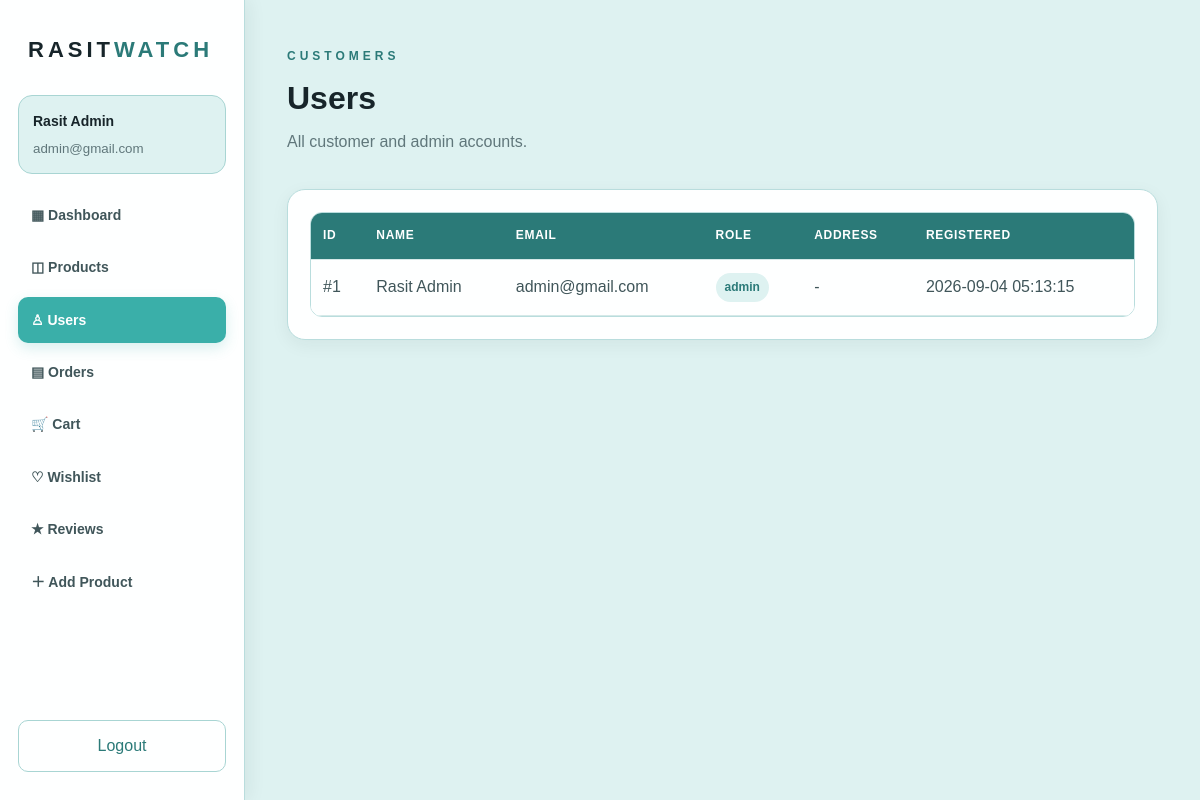
The page /admin/users.php (signed in) on the database its author committed.
### tables this page shows
CREATE TABLE users(id INT AUTO_INCREMENT PRIMARY KEY,name VARCHAR(120) NOT NULL,email VARCHAR(190) NOT NULL UNIQUE,password VARCHAR(255) NOT NULL,role ENUM("customer","admin") NOT NULL DEFAULT "customer",address TEXT,created_at TIMESTAMP DEFAULT CURRENT_TIMESTAMP);

### includes/functions.php (called while the page is built, shortened)
<?php
function e(string $v): string { return htmlspecialchars($v, ENT_QUOTES, 'UTF-8'); }

### admin/users.php (the view)
<?php require_once '../config/database.php';require_once '../includes/functions.php';require_admin();$pageTitle='Users';$active='users';$users=$pdo->query("SELECT id,name,email,role,address,created_at FROM users ORDER BY id DESC")->fetchAll();require 'header.php';?><div class="admin-top"><div><span class="eyebrow">Customers</span><h1>Users</h1><p>All customer and admin accounts.</p></div></div><section class="admin-card"><div class="table-scroll"><table class="admin-table"><thead><tr><th>ID</th><th>Name</th><th>Email</th><th>Role</th><th>Address</th><th>Registered</th></tr></thead><tbody><?php foreach($users as $u):?><tr><td>#<?=$u['id']?></td><td><?=e($u['name'])?></td><td><?=e($u['email'])?></td><td><span class="status"><?=e($u['role'])?></span></td><td><?=e($u['address']?:'-')?></td><td><?=e($u['created_at'])?></td></tr><?php endforeach;?></tbody></table></div></section><?php require 'footer.php';

### admin/header.php
<?php require_once '../config/database.php'; require_once '../includes/functions.php'; require_admin(); if(!isset($pageTitle))$pageTitle='Admin'; $active=$active??''; ?><!doctype html><html lang="en"><head><meta charset="utf-8"><meta name="viewport" content="width=device-width,initial-scale=1"><title><?=e($pageTitle)?> | Rasit Watch Admin</title><link rel="stylesheet" href="../assets/css/style.css"><link rel="stylesheet" href="admin.css"></head><body class="admin-body"><div class="admin-shell"><aside class="admin-side"><div class="admin-logo"><span>RASIT</span><strong>WATCH</strong></div><div class="admin-user"><b><?=e($_SESSION['admin_user']['name']??'Admin')?></b><small><?=e($_SESSION['admin_user']['email']??'')?></small></div><nav><?php $links=['dashboard'=>'index.php','products'=>'products.php','users'=>'users.php','orders'=>'orders.php','cart'=>'cart.php','wishlist'=>'wishlist.php','reviews'=>'reviews.php','add'=>'add_product.php'];$labels=['dashboard'=>'▦ Dashboard','products'=>'◫ Products','users'=>'♙ Users','orders'=>'▤ Orders','cart'=>'🛒 Cart','wishlist'=>'♡ Wishlist','reviews'=>'★ Reviews','add'=>'＋ Add Product'];foreach($links as $k=>$url):?><a class="<?=$active===$k?'active':''?>" href="<?=$url?>"><?=$labels[$k]?></a><?php endforeach;?></nav><a class="side-logout" href="logout.php">Logout</a></aside><main class="admin-main">

### admin/footer.php
</main></div></body></html>

### assets/css/style.css (style rules this page uses)
* { box-sizing: border-box; margin: 0; padding: 0; }
html { scroll-behavior: smooth; }
body { margin: 0; background: #DEF2F1; color: #17252A; font-family: Arial, Helvetica, sans-serif; line-height: 1.6; }
a { color: #17252A; text-decoration: none; transition: 0.3s ease; }
nav { display: flex; gap: 18px; align-items: center; font-size: 14px; }
nav a { color: #17252A; font-weight: 600; }
.goldtext, .eyebrow { color: #2B7A78; }
.eyebrow { text-transform: uppercase; letter-spacing: 4px; font-size: 12px; font-weight: 800; }
::placeholder { color: #789095; }
.status { display: inline-block; padding: 5px 10px; border-radius: 20px; font-size: 12px; font-weight: 700; }

### admin/admin.css (style rules this page uses)
:root { --dark: #17252A; --teal-dark: #2B7A78; --teal: #3AAFA9; --light: #DEF2F1; --white: #FEFFFF; --bg: #DEF2F1; --panel: #FEFFFF; --line: #b9dddd; --muted: #60777b; --text: #17252A; }
* { box-sizing: border-box; }
html { scroll-behavior: smooth; }
body { margin: 0; background: var(--bg); color: var(--text); font-family: Arial, Helvetica, sans-serif; }
a { text-decoration: none; }
.admin-body { margin: 0; min-height: 100vh; background: var(--bg); color: var(--text); font-family: Arial, Helvetica, sans-serif; }
.admin-shell { min-height: 100vh; display: flex; background: var(--bg); }
.admin-side { position: fixed; inset: 0 auto 0 0; width: 245px; min-height: 100vh; background: var(--white); color: var(--text); border-right: 1px solid var(--line); padding: 28px 18px; display: flex; flex-direction: column; z-index: 100; box-shadow: 3px 0 18px rgba(23, 37, 42, 0.07); }
.admin-logo { font-size: 22px; letter-spacing: 4px; margin: 4px 10px 28px; color: var(--dark); font-weight: 700; }
.admin-logo span { color: var(--dark); }
.admin-logo strong { color: var(--teal-dark); font-weight: 800; }
.admin-user { background: var(--light); border: 1px solid #a8d5d3; border-radius: 14px; padding: 14px; margin-bottom: 18px; color: var(--dark); }
.admin-user b { display: block; color: var(--dark); font-size: 14px; }
.admin-user small { display: block; color: var(--muted); margin-top: 5px; word-break: break-word; }
.admin-side nav { display: grid; gap: 6px; }
.admin-side nav a, .side-logout { color: #40565a; text-decoration: none; padding: 12px 13px; border-radius: 10px; display: block; transition: all 0.25s ease; }
.admin-side nav a.active { background: var(--teal); color: var(--white); box-shadow: 0 5px 14px rgba(58, 175, 169, 0.2); }
.side-logout { margin-top: auto; border: 1px solid #a8d5d3; text-align: center; color: var(--teal-dark); background: var(--white); transition: all 0.25s ease; }
.admin-main { margin-left: 245px; width: calc(100% - 245px); padding: 42px; max-width: 1500px; background: var(--bg); }
.admin-top { display: flex; justify-content: space-between; align-items: center; gap: 20px; margin-bottom: 30px; }
.admin-top h1 { margin: 5px 0; color: var(--dark); font-size: 32px; }
.admin-top p { color: var(--muted); margin: 5px 0; }
.admin-card { background: var(--white); border: 1px solid var(--line); border-radius: 18px; padding: 22px; margin-top: 18px; box-shadow: 0 5px 18px rgba(23, 37, 42, 0.06); }
.table-scroll { overflow: auto; border-radius: 12px; border: 1px solid var(--line); }
.admin-table { width: 100%; border-collapse: collapse; min-width: 760px; background: var(--white); }
.admin-table th, .admin-table td { padding: 13px 12px; border-bottom: 1px solid #d5e9e8; text-align: left; }
.admin-table th { background: var(--teal-dark); color: var(--white); font-size: 12px; text-transform: uppercase; letter-spacing: .7px; font-weight: 700; }
.admin-table td { color: #40565a; background: var(--white); }
.status { padding: 5px 9px; border-radius: 99px; background: var(--light); color: var(--teal-dark); font-size: 12px; font-weight: 700; display: inline-block; }

### rows shown on the page
users: id "1", name "Rasit Admin", email "admin@gmail.com", role "admin", address "-", created_at "2026-09-04 05:13:15"

### other values the page prints
$_SESSION['admin_user']['name'] "Rasit Admin"
$_SESSION['admin_user']['email'] "admin@gmail.com"
$labels[$k] "▦ Dashboard"
$labels[$k] "◫ Products"
$labels[$k] "♙ Users"
$labels[$k] "▤ Orders"
$labels[$k] "🛒 Cart"
$labels[$k] "♡ Wishlist"
$labels[$k] "★ Reviews"
$labels[$k] "＋ Add Product"
